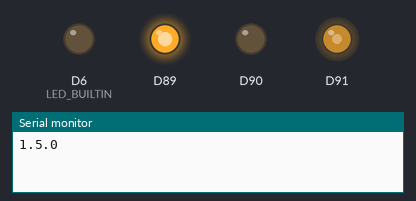
A sketch run on a simulated Arduino MKR. Shown: output pins drawn as LEDs (lit = HIGH), the last lines printed to the serial monitor.

Above: at 1.75 s.
At 21.65 s:
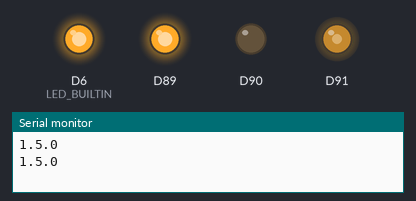
Timing chart, 0 to 24.7 s (numbered marks = the images above):
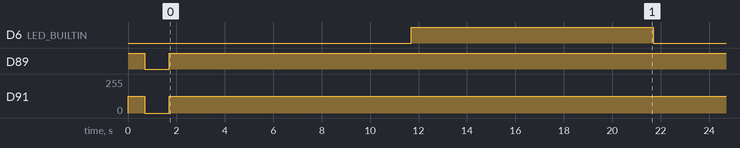

Measured:
- by itself, D6 (LED_BUILTIN): alternates HIGH for 10.0 s and LOW for 10.0 s

The sketch:

mkr-1010-wifi-led-and-version-test.ino
```cpp
#include <WiFiNINA.h>
#include <utility/wifi_drv.h>

void setup() {
  Serial.begin(9600);

  pinMode(LED_BUILTIN, OUTPUT);

  WiFiDrv::pinMode(25, OUTPUT);
  WiFiDrv::pinMode(26, OUTPUT);
  WiFiDrv::pinMode(27, OUTPUT);


  WiFiDrv::digitalWrite(25, HIGH);  //GREEN
  WiFiDrv::digitalWrite(26, LOW);   //RED
  WiFiDrv::analogWrite(27, 127);    //BLUE
  delay(700);
  WiFiDrv::digitalWrite(25, LOW);   //GREEN
  WiFiDrv::digitalWrite(26, LOW);   //RED
  WiFiDrv::digitalWrite(27, LOW);   //BLUE
  delay(1000);
  WiFiDrv::digitalWrite(25, HIGH);  //GREEN
  WiFiDrv::digitalWrite(26, LOW);   //RED
  WiFiDrv::analogWrite(27, 127);    //BLUE
}

void loop() {
  Serial.println(WiFi.firmwareVersion());
  static int r = 0;
  digitalWrite(LED_BUILTIN, r);

  if (r == LOW) {
    r = HIGH;
  } else {
    r = LOW;
  }
  delay(10000);
}
```
